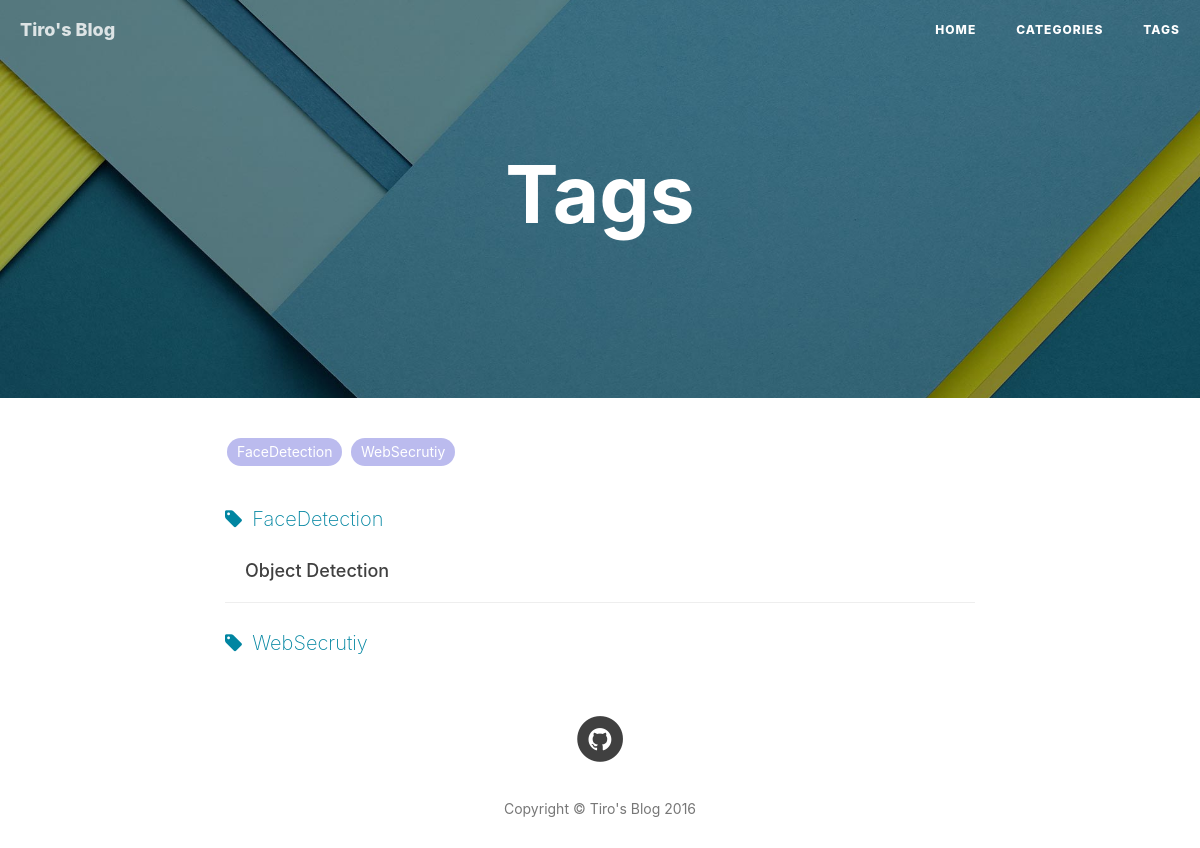
The app's page /tags/ with its own data.
### myBlog/models.py (models this page shows, shortened)
class Site(models.Model):
    EDITOR_CHOICE = (('Markdown', 'Markdown'), ('Rich text','Rich text',) )
    title = models.CharField('Site title', max_length=24, default="Your Blog")
    home_head_img = models.ImageField("Home head img", upload_to="images/head")
    home_url = models.CharField("Home url", max_length=48, default="http://127.0.0.1")
    home_desc = models.CharField("Home's page description", max_length=48, blank=True)
    article_num = models.IntegerField("Article num", default=10)
    editor = models.CharField("Editor type", max_length=24, choices=EDITOR_CHOICE, default='Markdown')
    tags_page_title = models.CharField("Tag's page title", max_length=48, default='Tags')
    tags_page_desc = models.CharField("Tag's page description", max_length=48, blank=True)
    tag_head_img = models.ImageField("Tag head img", upload_to="images/head")
    categories_page_title = models.CharField("Categories's page title", max_length=48, default='Categories')
    categories_page_desc = models.CharField("Categories's page description", max_length=48, blank=True)

class Tag(models.Model):
    name = models.CharField('tag name', max_length=16, unique=True)
    size = models.PositiveSmallIntegerField('tag size', default=1)

class Article(models.Model):
    title = models.CharField('Title', max_length=64)
    sub_title = models.CharField('Sub title', max_length=128, blank=True, default="")
    author = models.CharField('Author', max_length=16, default='Tiro')
    posted_time = models.DateTimeField("Posted time", auto_now_add=True, null=True)
    rich_text = RichTextUploadingField("Content")
    content = models.TextField("Content")
    head_img = models.ImageField('Head image', upload_to="images/head", blank=True, default=None)
    category = models.ForeignKey('Category', verbose_name="Category", null=True)
    tags = models.ManyToManyField('Tag', verbose_name='tags', blank=True)
    published  = models.BooleanField('Published', default=True)

### myBlog/views.py (the view)
# urls.py: url(r'^tags/$', views.tags_view, name='tags'),
def tags_view(request):
    return render(request, 'myBlog/tags.html', {'tags': Tag.objects.all(), 'site': Site.objects.all()[0]})

### myBlog/templates/myBlog/tags.html (shortened to what this page needs)
<!DOCTYPE html>
<html>
    {% include 'myBlog/head.html' %}
    {% load static %}
    <body ontouchstart="">
        {% include 'myBlog/nav.html'%}
        <header class="intro-header" style="background-image: url('{% if site.tag_head_img.url %}{{site.tag_head_img.url}}{% else %}{{site.home_head_img.url}}{% endif %}')">
           <div class="container">
                <div class="row">
                    <div class="col-lg-8 col-lg-offset-2 col-md-10 col-md-offset-1 ">
                        <div class="site-heading">
                            <h1>{{site.tags_page_title}}</h1>
                        </div>
                    </div>
                </div>
            </div>
        </header>
        <div class="container">
            <div class="row">
		        <div class="col-lg-8 col-lg-offset-2 col-md-10 col-md-offset-1">
                    <div id='tag_cloud' class="tags">
                        {% for tag in tags %}
                        <a href="#{{ tag.name }}" title="{{ tag.name }}" rel="{{tag.size}}">{{ tag.name }}</a>
                        {% endfor %}
                    </div>
                    {% for tag in tags %}
                    <div class="one-tag-list">
                        <span class="fa fa-tag listing-seperator" id="{{ tag.name }}">
                            <span class="tag-text">{{ tag.name }}</span>
                        </span>
                        {% for article in tag.article_set.all %}
						{% if article.published %}
                         <div class="post-preview">
                            <a href="{% url 'myBlog:article' article.id %}">
                                <h2 class="post-title">
                                    {{ article.title }}
                                </h2>
                            </a>
                        </div>
                        <hr>
						{% endif %}
                        {% endfor %}
                    </div>
                    {% endfor %}
                </div>
            </div>
        </div>
        {% include 'myBlog/footer.html' %}
    </body>
</html>

### myBlog/templates/myBlog/nav.html (shortened to what this page needs)
<nav class="navbar navbar-default navbar-custom navbar-fixed-top">
    <div class="container-fluid">
        <div class="navbar-header page-scroll">
            <a class="navbar-brand" href="/">{{site.title}}</a>
        </div>
        <div id="blog_navbar">
            <div class="navbar-collapse">
                <ul class="nav navbar-nav navbar-right">
                    <li>
                        <a href="/">Home</a>
                    </li>
                    <li>
                        <a href="/categories/">Categories</a>
                    </li>
                    <li>
                        <a href="/tags/">Tags</a>
                    </li>
                </ul>
            </div>
        </div>
    </div>
</nav>

### myBlog/templates/myBlog/footer.html
<footer>
    <div class="container">
        <div class="row">
            <div class="col-lg-8 col-lg-offset-2 col-md-10 col-md-offset-1">
                <ul class="list-inline text-center">
                    <li>
                        <a target="_blank" href="https://github.com/tiro-learner">
                            <span class="fa-stack fa-lg">
                                <i class="fa fa-circle fa-stack-2x"></i>
                                <i class="fa fa-github fa-stack-1x fa-inverse"></i>
                            </span>
                        </a>
                    </li>
                </ul>
                <p class="copyright text-muted">
                    Copyright &copy; {{site.title}} 2016
                </p>
            </div>
        </div>
    </div>
</footer>

### records on screen
Site: title "Tiro's Blog", tag_head_img (picture), tags_page_title "Tags"
Tag: name "FaceDetection"
Tag: name "WebSecrutiy"
Article: title "Object Detection"
